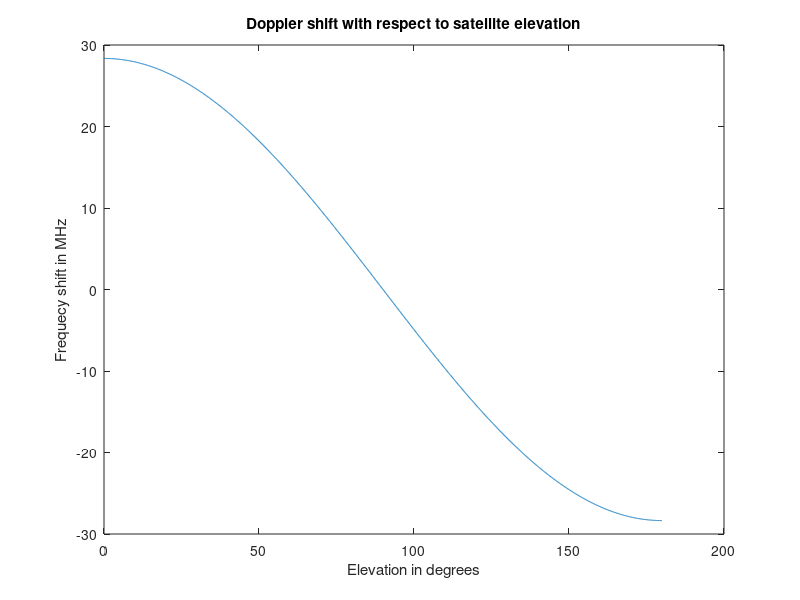

Recreate this plot in MATLAB.
U = 6.67408*10^-11;
R = 6371*10^3;
H = 640*10^3;
f = 11.7*10^9;
c = 300*10^6;

a = 0:0.1:180;
alpha = deg2rad(a);
Beta = (asin((R*cos(alpha))/(R+H))); %0.497656838 radians ~28.5136 deg
Vc = sqrt((U/R+H));
Vr = Vc * sin(Beta);
T1 = (sin((1.5708+alpha))/(R+H));
T2 = (sin(Beta)/R);

fdopp = (((Vc*f)/c)*(R*cos(alpha)/(R+H)));


figure(1)
plot(a,fdopp/1000)    
title('Doppler shift with respect to satellite elevation');
xlabel('Elevation in degrees')
ylabel('Frequecy shift in MHz')



